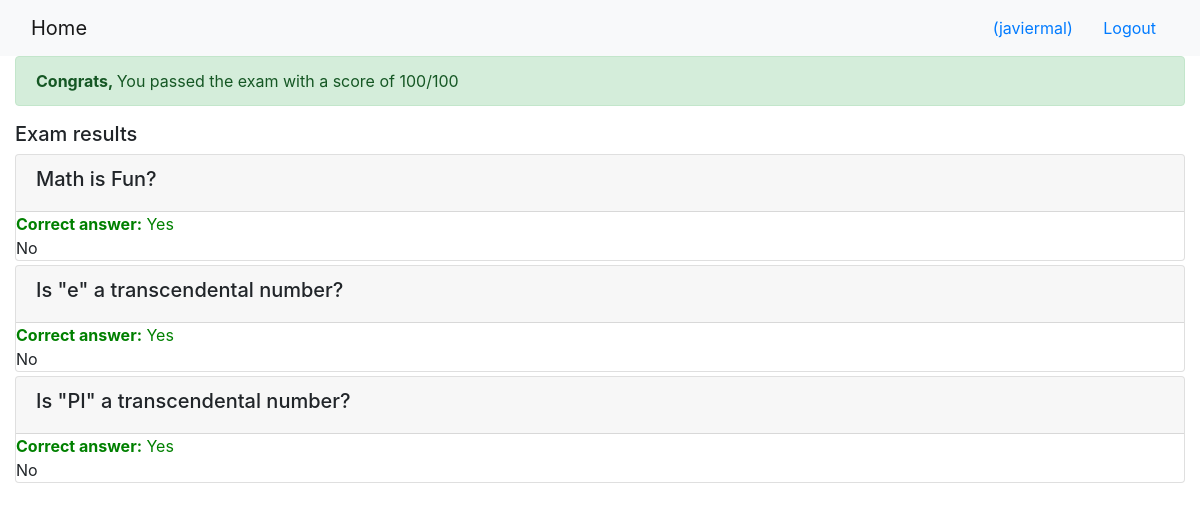
The page /onlinecourse/course/1/submission/1/result/ (signed in) on the database its author committed.
### onlinecourse/models.py (models this page shows, shortened)
class Question(models.Model):
    lesson = models.ForeignKey(Lesson, on_delete=models.CASCADE)
    text = models.CharField(max_length=500, default="Question")
    grade = models.IntegerField(default=5)
    course = models.ManyToManyField(Course)

class Choice(models.Model):
    question = models.ForeignKey(Question, on_delete=models.CASCADE)
    text = models.CharField(max_length=500, default="Text")
    correct = models.BooleanField(default=False)

### onlinecourse/views.py (the view)
# urls.py: path('course/<int:course_id>/submission/<int:submission_id>/result/', views.show_exam_result, name='result'),
def show_exam_result(request, course_id, submission_id):
    submission = Submission.objects.get(id=submission_id)
    questions = Question.objects.filter(lesson__course__id=course_id)
    lista = 0
    result_set = []
    for question in questions:
        selected = submission.choices.all().filter(question=question.id)
        correct = question.choice_set.filter(correct=True)
        for i in selected:
            if i in correct:
                lista += 1
        question_result = {
            "question": question,
            "selected": selected
        }
        result_set.append(question_result)
    grade = int(lista/len(questions)*100)
    return render(request, "onlinecourse/exam_result_bootstrap.html", context={
        "grade":grade,
        "results":result_set,
        "submission":submission
        })

### onlinecourse/templates/onlinecourse/exam_result_bootstrap.html (shortened to what this page needs)
<!DOCTYPE html>
<html lang="en">
<head>
    {% load static %}
    <link rel="stylesheet" href="https://maxcdn.bootstrapcdn.com/bootstrap/4.5.2/css/bootstrap.min.css">
</head>
<body>
 <nav class="navbar navbar-light bg-light">
    <div class="container-fluid">
        <div class="navbar-header">
              <a class="navbar-brand" href="{% url 'onlinecourse:index' %}">Home</a>
        </div>
        <ul class="nav navbar-nav navbar-right">
            {% if user.is_authenticated %}
            <li>
                <a class="btn btn-link" href="#">{{ user.first_name }}({{ user.username }})</a>
                <a class="btn btn-link" href="{% url 'onlinecourse:logout' %}">Logout</a>
            </li>
            {% endif %}
        </ul>
    </div>
</nav>
<div class="container-fluid">
    {% if grade > 80 %}
        <div class="alert alert-success">
        <b>Congrats, {{user.first_name}}</b> You passed the exam with a score of {{grade}}/100
        </div>
    {% else %}
        <div class="alert alert-danger">
        <b>Fail</b> You failed the exam with a score of {{grade}}/100
        </div>
        <a class="btn btn-link text-danger" href="{% url 'onlinecourse:course_details' pk=submission.enrollment.course.id %}">Re-test</a>
    {% endif %}
        <div class="card-columns-vertical mt-1">
		 <h5 class="">Exam results</h5>
            {% for result in results %}
            <div class="card mt-1">
                <div class="card-header"><h5>{{ result.question.text}}</h5></div>
                {% for choice in result.question.choice_set.all %}
                <div>
                    <span
                    {% if choice in result.selected and choice.correct%}
                    style="color:green">
                    <b>Correct answer:</b>
                    {% elif choice in result.selected and not choice.correct%}
                    style="color:red">
                    <b>Wrong answer:</b>
                    {% else %}
                    >
                    {% endif %}
                    {{ choice.text }}
                    </span>
                </div>
                {% endfor %}
            </div>
            {% endfor %}
        </div>
    </div>
</body>
</html>

### rows shown on the page
Question: question.text "Math is Fun?"
Choice: shows "Correct answer:", text "Yes"
Choice: text "No"
Question: question.text "Is \"e\" a transcendental number?"
Choice: shows "Correct answer:", text "Yes"
Choice: text "No"
Question: question.text "Is \"PI\" a transcendental number?"
Choice: shows "Correct answer:", text "Yes"
Choice: text "No"

### other values the page prints
{{ user.username }} "javiermal"
{{ grade }} "100"
